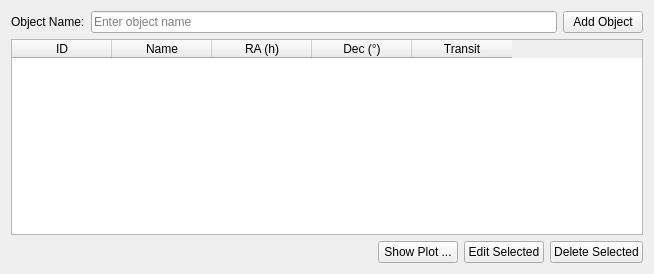
<?xml version="1.0" encoding="UTF-8"?>
<ui version="4.0">
 <class>ObjectTab</class>
 <widget class="QWidget" name="ObjectTab">
  <property name="geometry">
   <rect>
    <x>0</x>
    <y>0</y>
    <width>654</width>
    <height>274</height>
   </rect>
  </property>
  <layout class="QHBoxLayout" name="horizontalLayout_3">
   <item>
    <layout class="QVBoxLayout" name="verticalLayout_2">
     <item>
      <layout class="QHBoxLayout" name="horizontalLayout">
       <item>
        <widget class="QLabel" name="nameLabel">
         <property name="text">
          <string>Object Name:</string>
         </property>
        </widget>
       </item>
       <item>
        <widget class="QLineEdit" name="nameLineEdit">
         <property name="placeholderText">
          <string>Enter object name</string>
         </property>
        </widget>
       </item>
       <item>
        <widget class="QPushButton" name="addButton">
         <property name="text">
          <string>Add Object</string>
         </property>
        </widget>
       </item>
      </layout>
     </item>
     <item>
      <widget class="QTableWidget" name="objectsTable">
       <property name="editTriggers">
        <set>QAbstractItemView::EditTrigger::NoEditTriggers</set>
       </property>
       <property name="alternatingRowColors">
        <bool>true</bool>
       </property>
       <property name="selectionMode">
        <enum>QAbstractItemView::SelectionMode::SingleSelection</enum>
       </property>
       <property name="selectionBehavior">
        <enum>QAbstractItemView::SelectionBehavior::SelectRows</enum>
       </property>
       <property name="sortingEnabled">
        <bool>true</bool>
       </property>
       <attribute name="verticalHeaderVisible">
        <bool>false</bool>
       </attribute>
       <column>
        <property name="text">
         <string>ID</string>
        </property>
       </column>
       <column>
        <property name="text">
         <string>Name</string>
        </property>
       </column>
       <column>
        <property name="text">
         <string>RA (h)</string>
        </property>
       </column>
       <column>
        <property name="text">
         <string>Dec (°)</string>
        </property>
       </column>
       <column>
        <property name="text">
         <string>Transit</string>
        </property>
       </column>
      </widget>
     </item>
     <item>
      <layout class="QHBoxLayout" name="horizontalLayout_2">
       <item>
        <spacer name="horizontalSpacer">
         <property name="orientation">
          <enum>Qt::Orientation::Horizontal</enum>
         </property>
         <property name="sizeHint" stdset="0">
          <size>
           <width>40</width>
           <height>20</height>
          </size>
         </property>
        </spacer>
       </item>
       <item>
        <widget class="QPushButton" name="plotButton">
         <property name="toolTip">
          <string>&lt;html&gt;&lt;head/&gt;&lt;body&gt;&lt;p&gt;Shows current view of sky (remember to set correct location in settings! ) with all of the visible objects from the list.&lt;/p&gt;&lt;/body&gt;&lt;/html&gt;</string>
         </property>
         <property name="text">
          <string>Show Plot ...</string>
         </property>
        </widget>
       </item>
       <item>
        <widget class="QPushButton" name="editButton">
         <property name="text">
          <string>Edit Selected</string>
         </property>
        </widget>
       </item>
       <item>
        <widget class="QPushButton" name="deleteButton">
         <property name="text">
          <string>Delete Selected</string>
         </property>
        </widget>
       </item>
      </layout>
     </item>
    </layout>
   </item>
  </layout>
 </widget>
 <resources/>
 <connections/>
</ui>
